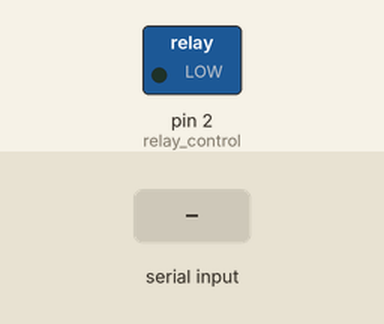
The sketch below on a simulated Arduino Uno, built with avr-gcc and run on an emulated ATmega328P. On the bench: switched loads named in the sketch (green lamp = pin HIGH). The inputs (shaded band) are chosen by the test bench. What the sketch prints to the serial monitor is not drawn.

Above: at 1.2 s.
1.3 s: "o" received over the second serial link
At 1.9 s:
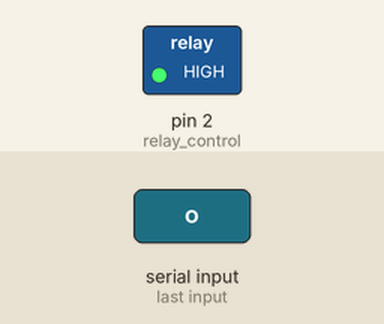
4.3 s: "1" received over the second serial link
At 5.3 s:
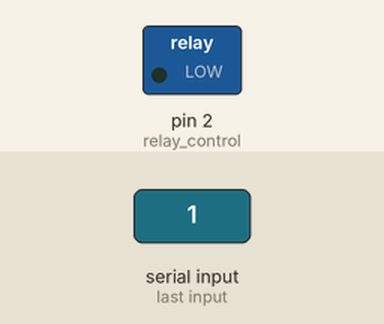
Timing chart, 0 to 7.3 s (numbered marks = the images above; inputs shaded):
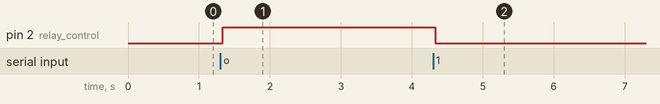

The sketch:

CH_48_02.ino
```cpp
#include <SoftwareSerial.h>

SoftwareSerial BTSerial(3, 4);     // 소프트웨어 시리얼 포트 (RX, TX)
int relay_control = 2;      // 릴레이 제어 핀 연결

void setup() {
  Serial.begin(9600);
  BTSerial.begin(9600);

  pinMode(relay_control, OUTPUT);   // 릴레이 제어 핀을 출력으로 설정
  digitalWrite(relay_control, LOW);   // 열린 상태에서 시작

  Serial.println("* 릴레이는 열린 상태입니다.");
  BTSerial.println("* 릴레이는 열린 상태입니다.");
}

void loop() {
  if (BTSerial.available()) {     // 블루투스로 문자 수신
    char c = BTSerial.read();

    Serial.print(String('\'') + c + "\' : ");
    BTSerial.print(String('\'') + c + "\' : ");
    if (c == 'o' || c == 'O') {     // ‘o‘ 또는 ’O‘ : 릴레이 닫기
      Serial.println("릴레이를 닫습니다.");
      BTSerial.println("릴레이를 닫습니다.");
      digitalWrite(relay_control, HIGH);
    }
    else {          // 이외 모든 문자 : 릴레이 열기
      Serial.println("릴레이를 엽니다.");
      BTSerial.println("릴레이를 엽니다.");
      digitalWrite(relay_control, LOW);
    }
  }
}
```

Measured:
- after the input at 1.3 s, pin 2 (relay_control): LOW → HIGH at once
- after the input at 4.3 s, pin 2 (relay_control): HIGH → LOW at once
